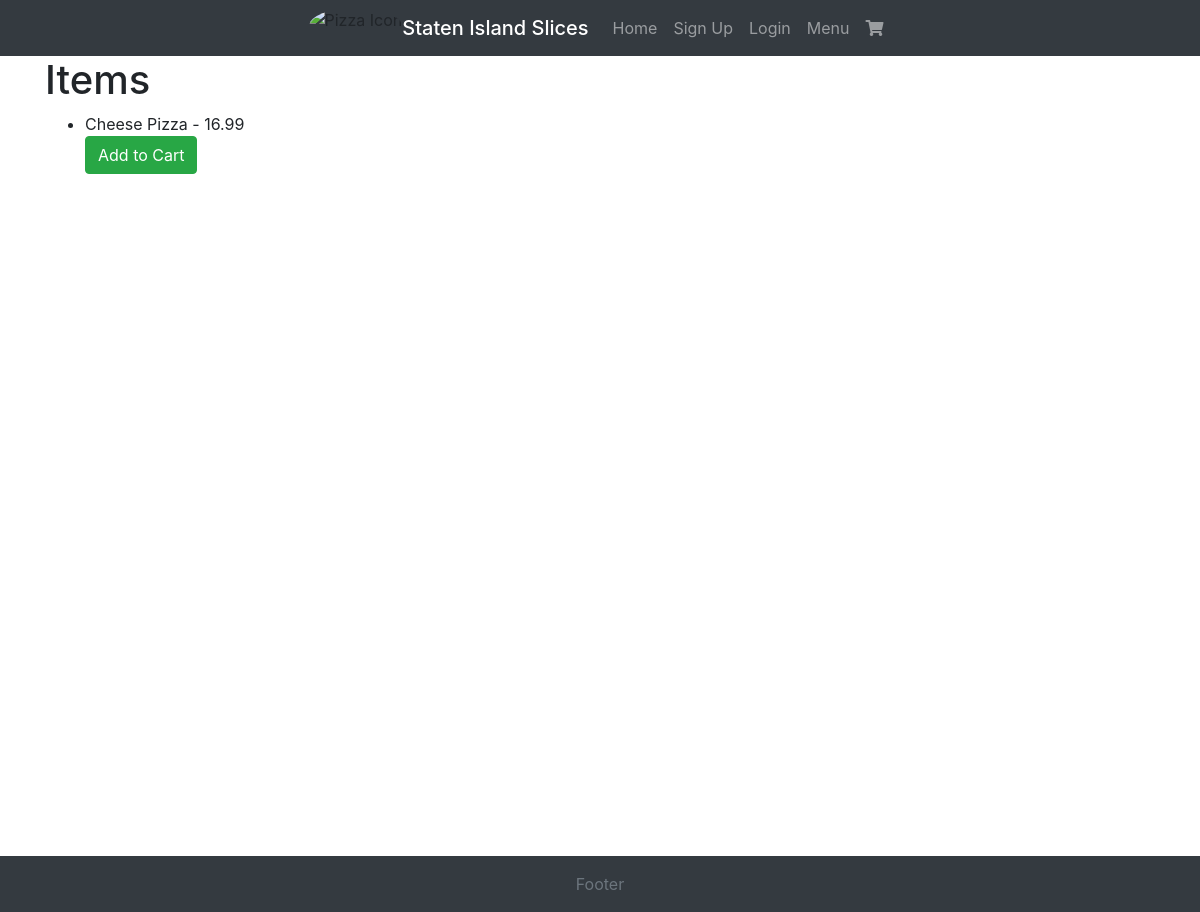
/items, run on an earlier commit of the app's database.
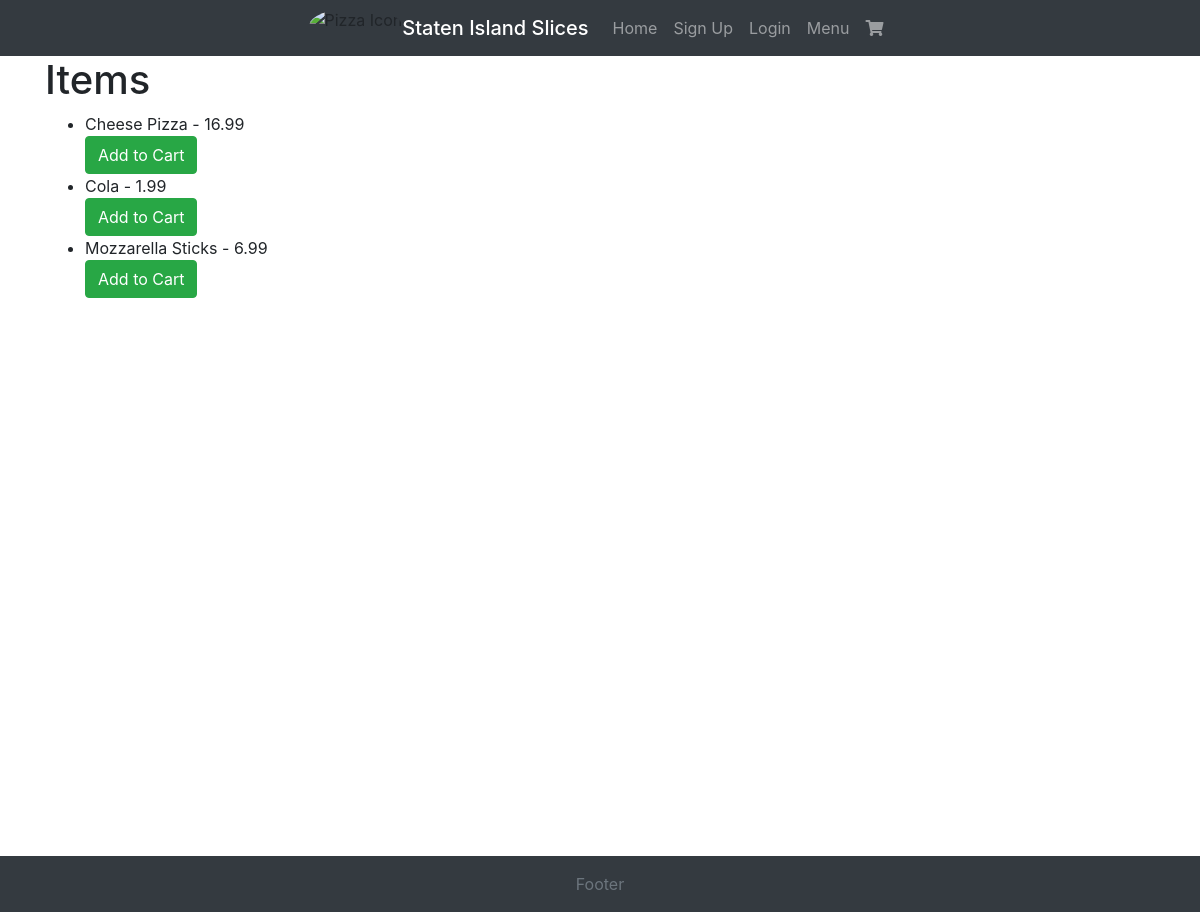
And on a later commit of the database.
### Website/models.py (models this page shows, shortened)
class Item(db.Model):
    id = db.Column(db.Integer, primary_key=True)
    name = db.Column(db.String(255))
    price = db.Column(db.Float)
    calories = db.Column(db.Integer)

### Website/auth.py (the view)
@auth.route("/items")
def display_items():
    items = (
        Item.query.with_entities(Item.id, Item.name, Item.price).all()
    )
    return render_template("items.html", items=items, user=current_user)

### Website/templates/items.html (shortened to what this page needs)
{% extends 'base.html' %} {% block content %}
<!DOCTYPE html>
<html lang="en">
  <head>
  </head>
  <body>
    <h1>Items</h1>
    <ul>
      {% for item in items %}
      <li>
        {{ item.name }} - {{ item.price }}
        <form action="/add_to_cart/{{ item.id }}" method="POST">
          <button type="submit" class="btn btn-success">Add to Cart</button>
        </form>
      </li>
      {% endfor %}
    </ul>
  </body>
</html>
{% endblock %}

### Website/templates/base.html (shortened to what this page needs)
<!DOCTYPE html>
</html>
<head>
    <link rel="stylesheet" href="https://stackpath.bootstrapcdn.com/bootstrap/4.4.1/css/bootstrap.min.css"
 />
    <link rel="stylesheet" href="https://stackpath.bootstrapcdn.com/font-awesome/4.7.0/css/font-awesome.min.css"
 />
    <link rel="stylesheet" href="https://cdnjs.cloudflare.com/ajax/libs/font-awesome/5.15.4/css/all.min.css">
</head>
<body>
    <nav class="navbar navbar-expand-lg navbar-dark bg-dark">
        <div class="collapse navbar-collapse justify-content-center" id="navbar">
            <div class="navbar-nav">
                <img src="https://kitchenbusiness.com/wp-content/uploads/Pizza-restaurant-names.jpg" alt="Pizza Icon" class="rounded-circle img-fluid" style="height: 36px;">
                <p class="navbar-brand mb-0 h1">Staten Island Slices</p>
                <a class="nav-item nav-link" id="home" href="/">Home</a>
                {% if user.is_authenticated and user.id %}
                    {% if user.is_admin %}
                        <a class="nav-item nav-link" id="admin" href="/admin">Admin</a>
                        <a class="nav-item nav-link" id="logout" href="/logout">Logout</a>
                    {% endif %}
                {% else %}
                    <a class="nav-item nav-link" id="signUp" href="/sign-up">Sign Up</a>
                    <a class="nav-item nav-link" id="login" href="/login">Login</a>
                {% endif %}
                <a class="nav-item nav-link" id="menu" href="/items">Menu</a>
                <a class="nav-item nav-link" id="cart" href="/checkout"><i class="fas fa-shopping-cart"></i></a>
            </div>
        </div>
    </nav>
    <div class ="container">
        {% block content %}
        {% endblock %}
    </div>
    <footer class="footer mt-auto py-3 bg-dark text-white">
        <div class="container text-center">
            <span class="text-muted">Footer</span>
        </div>
    </footer>
</body>
</html>

### Website/templates/base.html (style rules this page uses)
html, body { height: 100%; margin: 0; padding: 0; }
.container { min-height: 100%; display: flex; flex-direction: column; }
.footer { flex-shrink: 0; }

What changed in the data, as far as the page shows it:
added Item: name "Cola", price "1.99"
added Item: name "Mozzarella Sticks", price "6.99"
